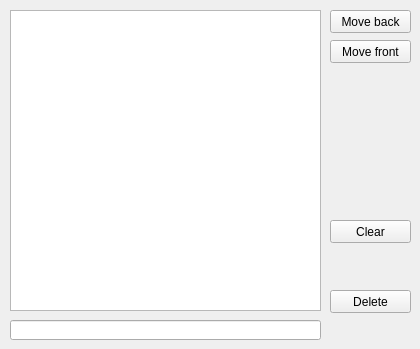
      <widget class="QWidget" name="tab_scene">
       <attribute name="title">
        <string>Scene</string>
       </attribute>
       <widget class="QListWidget" name="lstSceneObjects">
        <property name="geometry">
         <rect>
          <x>10</x>
          <y>10</y>
          <width>311</width>
          <height>301</height>
         </rect>
        </property>
       </widget>
       <widget class="QLineEdit" name="txtObjectName">
        <property name="geometry">
         <rect>
          <x>10</x>
          <y>320</y>
          <width>311</width>
          <height>20</height>
         </rect>
        </property>
       </widget>
       <widget class="QPushButton" name="btnSceneNodeDelete">
        <property name="geometry">
         <rect>
          <x>330</x>
          <y>290</y>
          <width>81</width>
          <height>23</height>
         </rect>
        </property>
        <property name="text">
         <string>Delete</string>
        </property>
       </widget>
       <widget class="QPushButton" name="btnSceneNodeMoveFront">
        <property name="geometry">
         <rect>
          <x>330</x>
          <y>40</y>
          <width>81</width>
          <height>23</height>
         </rect>
        </property>
        <property name="text">
         <string>Move front</string>
        </property>
       </widget>
       <widget class="QPushButton" name="btnSceneNodeMoveBack">
        <property name="geometry">
         <rect>
          <x>330</x>
          <y>10</y>
          <width>81</width>
          <height>23</height>
         </rect>
        </property>
        <property name="text">
         <string>Move back</string>
        </property>
       </widget>
       <widget class="QPushButton" name="btnSceneClear">
        <property name="geometry">
         <rect>
          <x>330</x>
          <y>220</y>
          <width>81</width>
          <height>23</height>
         </rect>
        </property>
        <property name="text">
         <string>Clear</string>
        </property>
       </widget>
      </widget>
